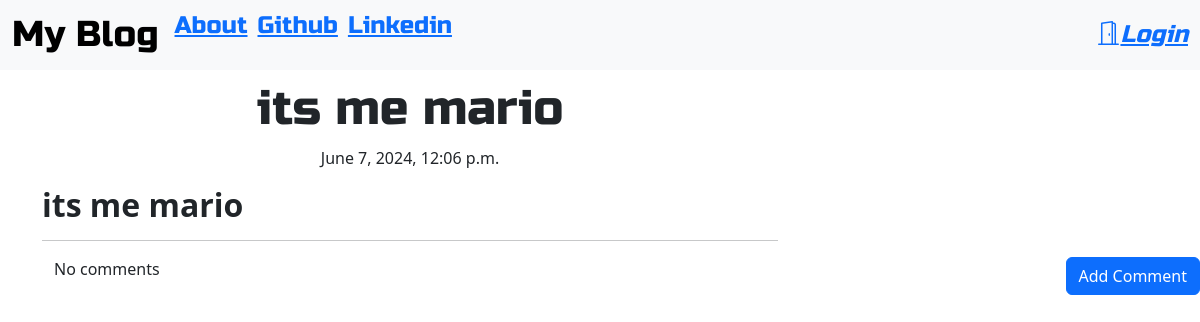
Page /post/7 on the committed database.
### blog/models.py (models this page shows, shortened)
class Post(models.Model):
    author = models.ForeignKey('auth.User',on_delete=models.CASCADE)
    title = models.CharField(max_length=200)
    text = models.TextField()
    created_date = models.DateTimeField(default=timezone.now)
    published_date = models.DateTimeField(blank=True,null=True)

### blog/views.py (the view)
# urls.py: re_path(r'^post/(?P<pk>\d+)$',views.PostDetailView.as_view(),name='post_detail'),
class PostDetailView(DetailView):
    model = Post

### blog/templates/blog/post_detail.html (shortened to what this page needs)
{% extends "blog/base.html" %}
{% block content %}
<h1 class="posttitle loader">{{post.title}}</h1>
{% if post.published_date %}
<div class="date postdate">
    {{post.published_date}}
</div>
{% else %}
<a class="btn btn-default" href="{% url 'post_publish' pk=post.pk %}">Publish</a>
{% endif %}
<p class="postcontent">{{post.text|safe|linebreaksbr}}</p>
<hr>
<a class="btn btn-primary btn-comment" href="{% url 'add_comment_to_post' pk=post.pk %}">Add Comment</a>
<div class="container">
    {% for comment in post.comments.all %}
    <br>
        {% if user.is_authenticated or comment.approved_comment %}
            {{comment.created_date}}
            {% if not comment.approved_comment %}
            <a class="btn btn-primary" href="{% url 'comment_remove' pk=comment.pk %}">
                <i class="bi bi-x"></i>
            </a>
            <a class="btn btn-primary" href="{% url 'comment_approve' pk=comment.pk %}">
                <i class="bi bi-check"></i>
            </a>
            {% endif %}
            <p>{{comment.text|safe|linebreaks}}</p>
            <p>Posted By: {{comment.author}}</p>
        {% endif %}
        {% empty %}
        <p>No comments</p>
    {% endfor %}
</div>
{% endblock %}

### blog/static/css/blog.css (style rules this page uses)
.postdate { text-align: center; }
.posttitle { font-family: 'Russo One', sans-serif; font-size: 3em; text-align: center; }
.postcontent { font-family: 'Montserrat'; font-size: 1.5em; }
.btn-comment { position: absolute; right: 0px; }
.loader { filter:hue-rotate(0deg); color: linear-gradient(45deg,#0f8,#08f); animation:hue 5000ms infinite linear; }

### rows in the picture
Post: title "its me mario", published_date "June 7, 2024, 12:06 p.m.", text "its me mario"
